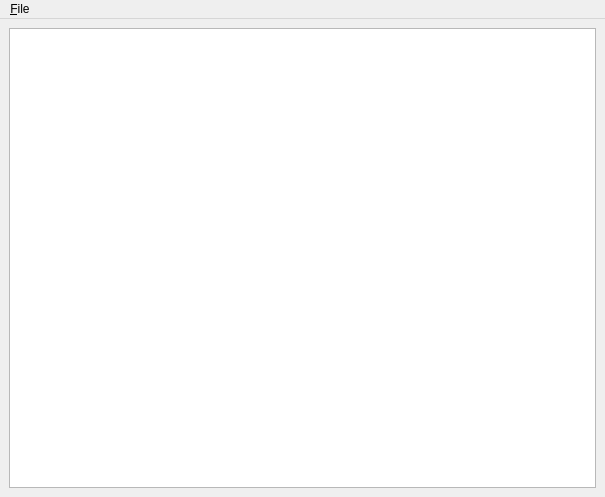
<?xml version="1.0" encoding="UTF-8"?>
<ui version="4.0">
 <class>DlgReportViewer</class>
 <widget class="QMainWindow" name="DlgReportViewer">
  <property name="windowModality">
   <enum>Qt::NonModal</enum>
  </property>
  <property name="geometry">
   <rect>
    <x>0</x>
    <y>0</y>
    <width>605</width>
    <height>497</height>
   </rect>
  </property>
  <property name="windowTitle">
   <string/>
  </property>
  <property name="windowIcon">
   <iconset resource="fred.qrc">
    <normaloff>:/icons/resources/fred.png</normaloff>:/icons/resources/fred.png</iconset>
  </property>
  <widget class="QWidget" name="centralwidget">
   <layout class="QVBoxLayout" name="verticalLayout">
    <item>
     <widget class="QTextBrowser" name="WebView">
      <property name="url" stdset="0">
       <url>
        <string>about:blank</string>
       </url>
      </property>
     </widget>
    </item>
   </layout>
  </widget>
  <widget class="QMenuBar" name="menubar">
   <property name="geometry">
    <rect>
     <x>0</x>
     <y>0</y>
     <width>605</width>
     <height>29</height>
    </rect>
   </property>
   <widget class="QMenu" name="menu_File">
    <property name="title">
     <string>&amp;File</string>
    </property>
    <addaction name="action_Save"/>
    <addaction name="action_Print"/>
    <addaction name="separator"/>
    <addaction name="action_Close"/>
   </widget>
   <addaction name="menu_File"/>
  </widget>
  <action name="action_Print">
   <property name="text">
    <string>&amp;Print</string>
   </property>
  </action>
  <action name="action_Close">
   <property name="text">
    <string>&amp;Close</string>
   </property>
  </action>
  <action name="action_Save">
   <property name="text">
    <string>&amp;Save</string>
   </property>
  </action>
 </widget>
 <resources>
  <include location="fred.qrc"/>
 </resources>
 <connections/>
</ui>
